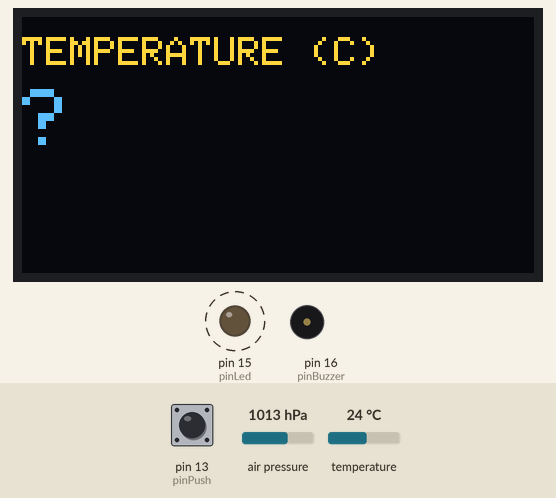
Simulated run of this sketch. Board: Arduino Uno, built with avr-gcc and run on an emulated ATmega328P. On the bench: 128×64 one-colour display, output pins drawn as LEDs (lit = HIGH), buzzer (waves = sounding, pin HIGH). Dashed ring = blinking. The test bench sets the inputs (shaded band); at power-on: pin 13 (pinPush) HIGH, air pressure 1013 hPa, temperature 24 °C. The OLED is the two-colour kind (top 16 rows yellow); what the sketch prints to the serial monitor is not drawn.

Above: at 3.2 s.
3.3 s: pin 13 (pinPush) pulled LOW for 0.15 s
At 6.0 s:
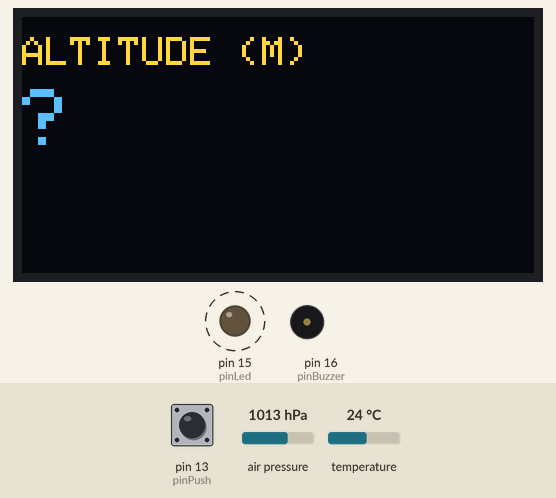
9.1 s: pin 13 (pinPush) pulled LOW for 1 s
At 11.5 s:
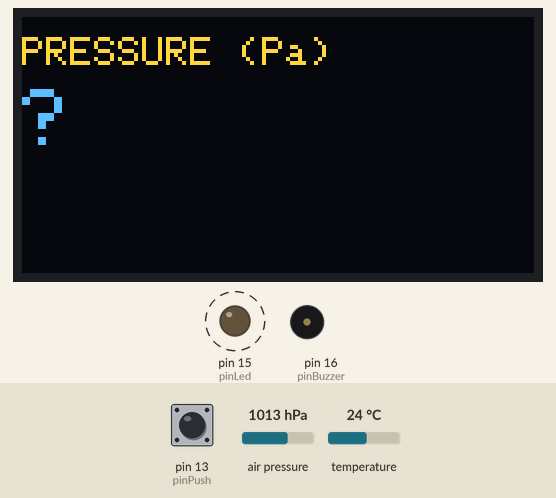
14.2 s: pin 13 (pinPush) pulled LOW for 0.15 s
At 14.38 s:
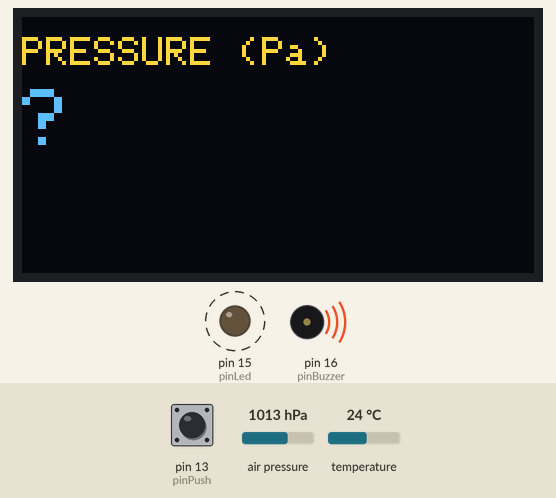
19.3 s: pin 13 (pinPush) pulled LOW for 3.2 s
At 19.47 s:
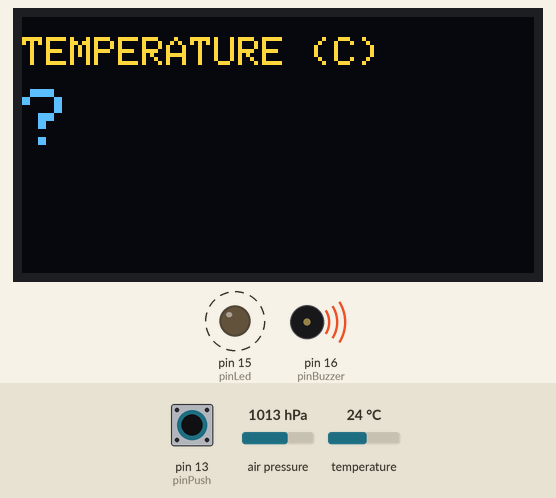
Timing chart, 0 to 24.4 s (numbered marks = the images above; inputs shaded):
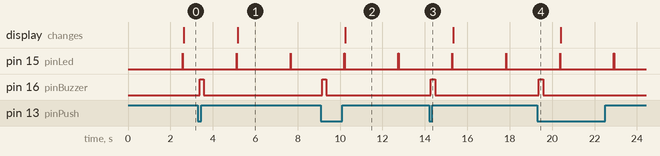

The sketch:

Incubator.ino
```cpp
#include "incubator.h";

unsigned long previousMillis = 0;
const long interval = 2500;

Incubator myIncubator;

void setup()
{
  Serial.begin(9600);
  myIncubator.begin();
}

void loop()
{
  unsigned long currentMillis = millis();

  myIncubator.RunButtons();

  if (currentMillis - previousMillis >= interval) {
    previousMillis = currentMillis;
    myIncubator.RunMain();
  }

}
```

incubator.h
```cpp
#include <Wire.h>
#include <Adafruit_GFX.h>
#include <Adafruit_SSD1306.h>
#include <Adafruit_BMP085.h>

class Incubator
{
    Adafruit_SSD1306 display = Adafruit_SSD1306(128, 64, &Wire);
    Adafruit_BMP085 bmp;
    int setPointTemperature = 30;
    int pinHeater = 10;
    int pinBuzzer = 16;
    int pinPush = 13;
    int pinLed = 15;
    int selectedMode = 1;
    float currentValue = 0;
    bool pressed = false;

  public :
    void begin() {
      bmp.begin();
      pinMode(pinBuzzer, OUTPUT);
      pinMode(pinLed, OUTPUT);
      pinMode(pinPush, INPUT_PULLUP);
      display.begin(SSD1306_SWITCHCAPVCC, 0x3C);
      delay(500);
      display.clearDisplay();
    }

  private:
    float getTemperature() {
      digitalWrite(pinLed, HIGH);
      delay(10);
      digitalWrite(pinLed, LOW);
      return bmp.readTemperature();
    }

  private:
    float getAltitude() {
      digitalWrite(pinLed, HIGH);
      delay(10);
      digitalWrite(pinLed, LOW);
      return bmp.readAltitude();
    }

  private:
    float getPressure() {
      digitalWrite(pinLed, HIGH);
      delay(10);
      digitalWrite(pinLed, LOW);
      return bmp.readPressure();
    }

  private :
    void beepTone() {
      digitalWrite(pinBuzzer, HIGH);
      delay(200);
      digitalWrite(pinBuzzer, LOW);
    }

  private:
    void selectMode()
    {
      Serial.println("change Mode");
      if (selectedMode >= 3) {
        selectedMode = 1;
      } else {
        selectedMode++;
      }
      this->beepTone();
    }

  private :
    void showDataDisplay(String title, float value)
    {
      display.clearDisplay();
      display.setTextSize(1);
      display.setTextColor(SSD1306_WHITE);
      display.setCursor(0, 5);
      display.println(title);
      display.setTextSize(2);
      display.setCursor(0, 18);
      display.printf("%.2f", value);
      display.display();
    }

  public:
    void RunButtons() {
      bool pushButtonPressed = !digitalRead(pinPush);
      delay(50);

      if (pushButtonPressed && !pressed) {
        this->selectMode();
        pressed = true;
      } else if (!pushButtonPressed && pressed) {
        pressed = false;
      }
    }

  public :
    void RunMain() {
      if (selectedMode == 1) {
        currentValue = this->getTemperature();
        this->showDataDisplay("TEMPERATURE (C)", currentValue);
        Serial.println("current Temperature: " + (String) currentValue);
      }

      if (selectedMode == 2) {
        currentValue = this->getAltitude();
        this->showDataDisplay("ALTITUDE (M)", currentValue);
        Serial.println("current Altitude: " + (String) currentValue);
      }

      if (selectedMode == 3) {
        currentValue = this->getPressure();
        this->showDataDisplay("PRESSURE (Pa)", currentValue);
        Serial.println("current Pressure: " + (String) currentValue);
      }

    }

};
```

Measured:
- after the input at 3.3 s, pin 16 (pinBuzzer): LOW → HIGH after 0.08 s, → LOW 0.20 s later; the display: changes after 1.9 s (image 1)
- after the input at 9.1 s, pin 16 (pinBuzzer): LOW → HIGH after 0.06 s, → LOW 0.20 s later; the display: changes after 1.1 s (image 2)
- after the input at 14.2 s, pin 16 (pinBuzzer): LOW → HIGH after 0.09 s, → LOW 0.20 s later
- after the input at 19.3 s, pin 16 (pinBuzzer): LOW → HIGH after 0.07 s, → LOW 0.20 s later
- by itself, pin 15 (pinLed): alternates HIGH for 0.01 s and LOW for 2.5 s
